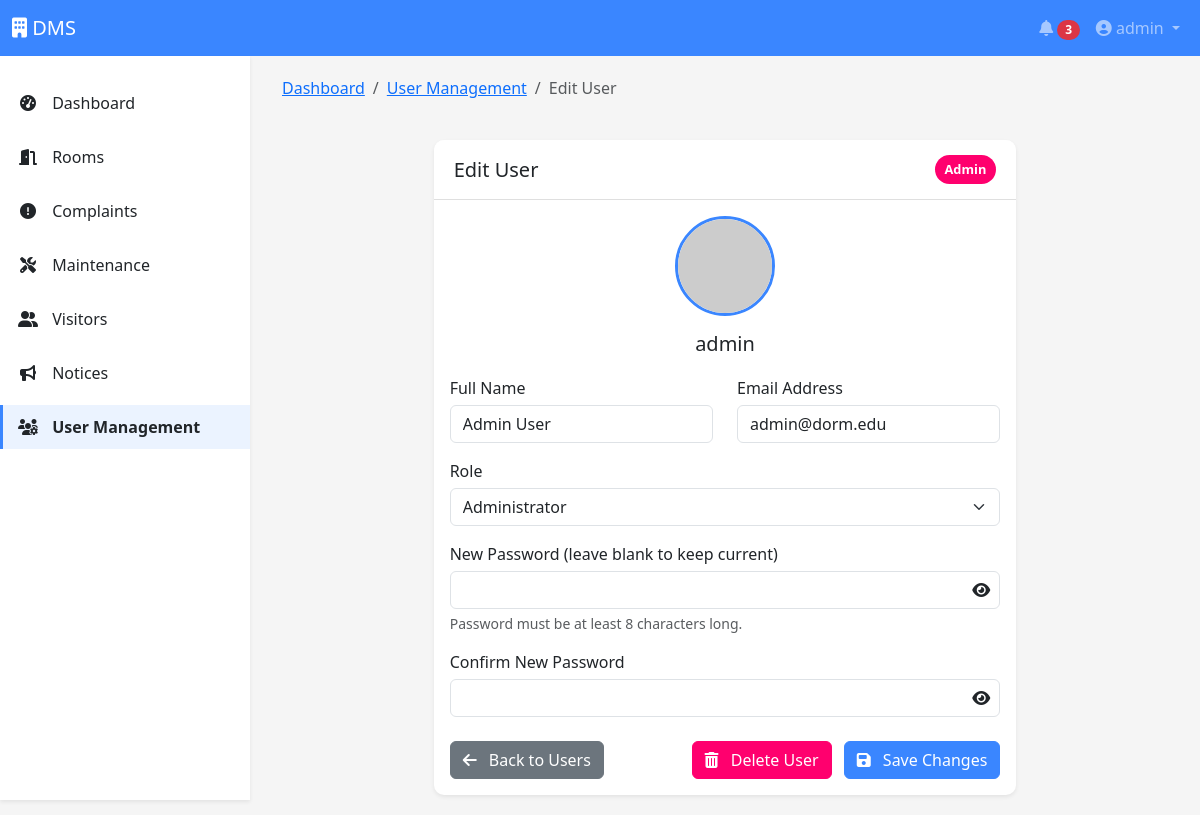
Screenshot of /user/1/edit (signed in) with the database file from the repository.
### dorm_management_system.py (models this page shows)
class User(db.Model):
    id = db.Column(db.Integer, primary_key=True)
    username = db.Column(db.String(50), unique=True, nullable=False)
    password = db.Column(db.String(100), nullable=False)
    email = db.Column(db.String(100), unique=True, nullable=False)
    full_name = db.Column(db.String(100), nullable=False)
    role = db.Column(db.String(20), nullable=False, default='student')  # student, admin, staff
    room_id = db.Column(db.Integer, db.ForeignKey('room.id'), nullable=True)
    complaints = db.relationship('Complaint', backref='user', lazy=True)
    maintenance_requests = db.relationship('MaintenanceRequest', backref='user', lazy=True)
    visitors = db.relationship('Visitor', backref='host', lazy=True)

### dorm_management_system.py (the view, shortened to what this page needs)
@app.route('/user/<int:user_id>/edit', methods=['GET', 'POST'])
def edit_user(user_id):
    if 'user_id' not in session or session['role'] != 'admin':
        flash('Unauthorized access', 'danger')
        return redirect(url_for('dashboard'))
    user = User.query.get_or_404(user_id)
    return render_template('edit_user.html', user=user)

### templates/edit_user.html (shortened to what this page needs)
<!DOCTYPE html>
<html lang="en">
<head>
    <link href="https://cdn.jsdelivr.net/npm/bootstrap@5.3.0-alpha1/dist/css/bootstrap.min.css" rel="stylesheet">
    <link rel="stylesheet" href="https://cdnjs.cloudflare.com/ajax/libs/font-awesome/6.1.1/css/all.min.css">
</head>
<body>
    <nav class="navbar navbar-expand-lg navbar-dark">
        <div class="container-fluid">
            <a class="navbar-brand" href="{{ url_for('dashboard') }}">
                <i class="fas fa-building"></i> DMS
            </a>
            <div class="collapse navbar-collapse" id="navbarNav">
                <ul class="navbar-nav ms-auto">
                    <li class="nav-item">
                        <a class="nav-link" href="#">
                            <i class="fas fa-bell"></i>
                            <span class="badge bg-danger rounded-pill">3</span>
                        </a>
                    </li>
                    <li class="nav-item dropdown">
                        <a class="nav-link dropdown-toggle" href="#" id="navbarDropdown" role="button" data-bs-toggle="dropdown">
                            <i class="fas fa-user-circle"></i> {{ session.username }}
                        </a>
                    </li>
                </ul>
            </div>
        </div>
    </nav>
    <div class="sidebar d-none d-md-block">
        <ul class="nav flex-column">
            <li class="nav-item">
                <a class="nav-link" href="{{ url_for('dashboard') }}">
                    <i class="fas fa-tachometer-alt"></i> Dashboard
                </a>
            </li>
            <li class="nav-item">
                <a class="nav-link" href="{{ url_for('view_rooms') }}">
                    <i class="fas fa-door-open"></i> Rooms
                </a>
            </li>
            <li class="nav-item">
                <a class="nav-link" href="{{ url_for('view_complaints') }}">
                    <i class="fas fa-exclamation-circle"></i> Complaints
                </a>
            </li>
            <li class="nav-item">
                <a class="nav-link" href="{{ url_for('view_maintenance') }}">
                    <i class="fas fa-tools"></i> Maintenance
                </a>
            </li>
            <li class="nav-item">
                <a class="nav-link" href="{{ url_for('view_visitors') }}">
                    <i class="fas fa-user-friends"></i> Visitors
                </a>
            </li>
            <li class="nav-item">
                <a class="nav-link" href="{{ url_for('view_notices') }}">
                    <i class="fas fa-bullhorn"></i> Notices
                </a>
            </li>
            {% if session.role == 'admin' %}
            <li class="nav-item">
                <a class="nav-link active" href="{{ url_for('manage_users') }}">
                    <i class="fas fa-users-cog"></i> User Management
                </a>
            </li>
            {% endif %}
        </ul>
    </div>
    <div class="main-content">
        <div class="container">
            <div class="row mb-4">
                <div class="col-12">
                    <nav aria-label="breadcrumb">
                        <ol class="breadcrumb">
                            <li class="breadcrumb-item"><a href="{{ url_for('dashboard') }}">Dashboard</a></li>
                            <li class="breadcrumb-item"><a href="{{ url_for('manage_users') }}">User Management</a></li>
                            <li class="breadcrumb-item active" aria-current="page">Edit User</li>
                        </ol>
                    </nav>
                </div>
            </div>
            <div class="row">
                <div class="col-md-8 mx-auto">
                    <div class="card">
                        <div class="card-header d-flex justify-content-between align-items-center">
                            <h5 class="mb-0">Edit User</h5>
                            <span class="role-badge {{ user.role }}">{{ user.role|capitalize }}</span>
                        </div>
                        <div class="card-body">
                            <div class="avatar-container">
                                <img src="https://ui-avatars.com/api/?name={{ user.full_name }}&background=random" alt="User Avatar" class="avatar">
                                <h5 class="mt-3">{{ user.username }}</h5>
                            </div>
                            <form action="{{ url_for('edit_user', user_id=user.id) }}" method="post">
                                <div class="row mb-3">
                                    <div class="col-md-6">
                                        <label for="full_name" class="form-label">Full Name</label>
                                        <input type="text" class="form-control" id="full_name" name="full_name" value="{{ user.full_name }}" required>
                                    </div>
                                    <div class="col-md-6">
                                        <label for="email" class="form-label">Email Address</label>
                                        <input type="email" class="form-control" id="email" name="email" value="{{ user.email }}" required>
                                    </div>
                                </div>
                                <div class="mb-3">
                                    <label for="role" class="form-label">Role</label>
                                    <select class="form-select" id="role" name="role" required>
                                        <option value="admin" {% if user.role == 'admin' %}selected{% endif %}>Administrator</option>
                                    </select>
                                </div>
                                <div class="mb-3">
                                    <label for="new_password" class="form-label">New Password (leave blank to keep current)</label>
                                    <div class="password-container">
                                        <input type="password" class="form-control" id="new_password" name="new_password">
                                        <span class="password-toggle" onclick="togglePassword()">
                                            <i class="fas fa-eye"></i>
                                        </span>
                                    </div>
                                    <div class="form-text">Password must be at least 8 characters long.</div>
                                </div>
                                <div class="mb-3">
                                    <label for="confirm_password" class="form-label">Confirm New Password</label>
                                    <div class="password-container">
                                        <input type="password" class="form-control" id="confirm_password" name="confirm_password">
                                        <span class="password-toggle" onclick="toggleConfirmPassword()">
                                            <i class="fas fa-eye"></i>
                                        </span>
                                    </div>
                                </div>
                                <div class="d-flex justify-content-between mt-4">
                                    <a href="{{ url_for('manage_users') }}" class="btn btn-secondary">
                                        <i class="fas fa-arrow-left me-2"></i> Back to Users
                                    </a>
                                    <div>
                                        <button type="button" class="btn btn-danger me-2" data-bs-toggle="modal" data-bs-target="#deleteUserModal">
                                            <i class="fas fa-trash-alt me-2"></i> Delete User
                                        </button>
                                        <button type="submit" class="btn btn-primary">
                                            <i class="fas fa-save me-2"></i> Save Changes
                                        </button>
                                    </div>
                                </div>
                            </form>
                        </div>
                    </div>
                </div>
            </div>
        </div>
    </div>
</body>
</html>

### templates/edit_user.html (style rules this page uses)
:root { --primary-color: #3a86ff; --secondary-color: #8338ec; --success-color: #38b000; --warning-color: #ffbe0b; --danger-color: #ff006e; --light-color: #f8f9fa; --dark-color: #212529; }
body { background-color: #f5f5f5; font-family: 'Segoe UI', Tahoma, Geneva, Verdana, sans-serif; }
.navbar { background-color: var(--primary-color); }
.sidebar { background-color: #ffffff; box-shadow: 0 0.125rem 0.25rem rgba(0, 0, 0, 0.075); height: calc(100vh - 56px); position: fixed; top: 56px; left: 0; width: 250px; padding-top: 20px; z-index: 1000; }
.sidebar .nav-link { color: var(--dark-color); border-left: 3px solid transparent; padding: 10px 15px; margin: 5px 0; }
.sidebar .nav-link.active { background-color: rgba(58, 134, 255, 0.1); border-left: 3px solid var(--primary-color); font-weight: 600; }
.sidebar .nav-link i { margin-right: 10px; width: 20px; text-align: center; }
.main-content { margin-left: 250px; padding: 20px; }
.card { box-shadow: 0 0.125rem 0.25rem rgba(0, 0, 0, 0.075); border: none; border-radius: 10px; }
.card-header { background-color: #fff; border-bottom: 1px solid rgba(0, 0, 0, 0.125); padding: 15px 20px; font-weight: 600; border-radius: 10px 10px 0 0 !important; }
.form-label { font-weight: 500; margin-bottom: 5px; }
.btn-primary { background-color: var(--primary-color); border-color: var(--primary-color); }
.btn-danger { background-color: var(--danger-color); border-color: var(--danger-color); }
.password-toggle { cursor: pointer; position: absolute; right: 10px; top: 50%; transform: translateY(-50%); z-index: 10; }
.password-container { position: relative; }
.avatar-container { text-align: center; margin-bottom: 20px; }
.avatar { width: 100px; height: 100px; border-radius: 50%; object-fit: cover; border: 3px solid var(--primary-color); }
.role-badge { padding: 5px 10px; border-radius: 20px; font-size: 0.8rem; font-weight: 600; margin-left: 10px; }
.role-badge.admin { background-color: var(--danger-color); color: white; }

### rows the page displays
User: role "Admin", username "admin", full_name "Admin User", email "admin@dorm.edu", role "Administrator"

### other values shown
{{ session.username }} "admin"
